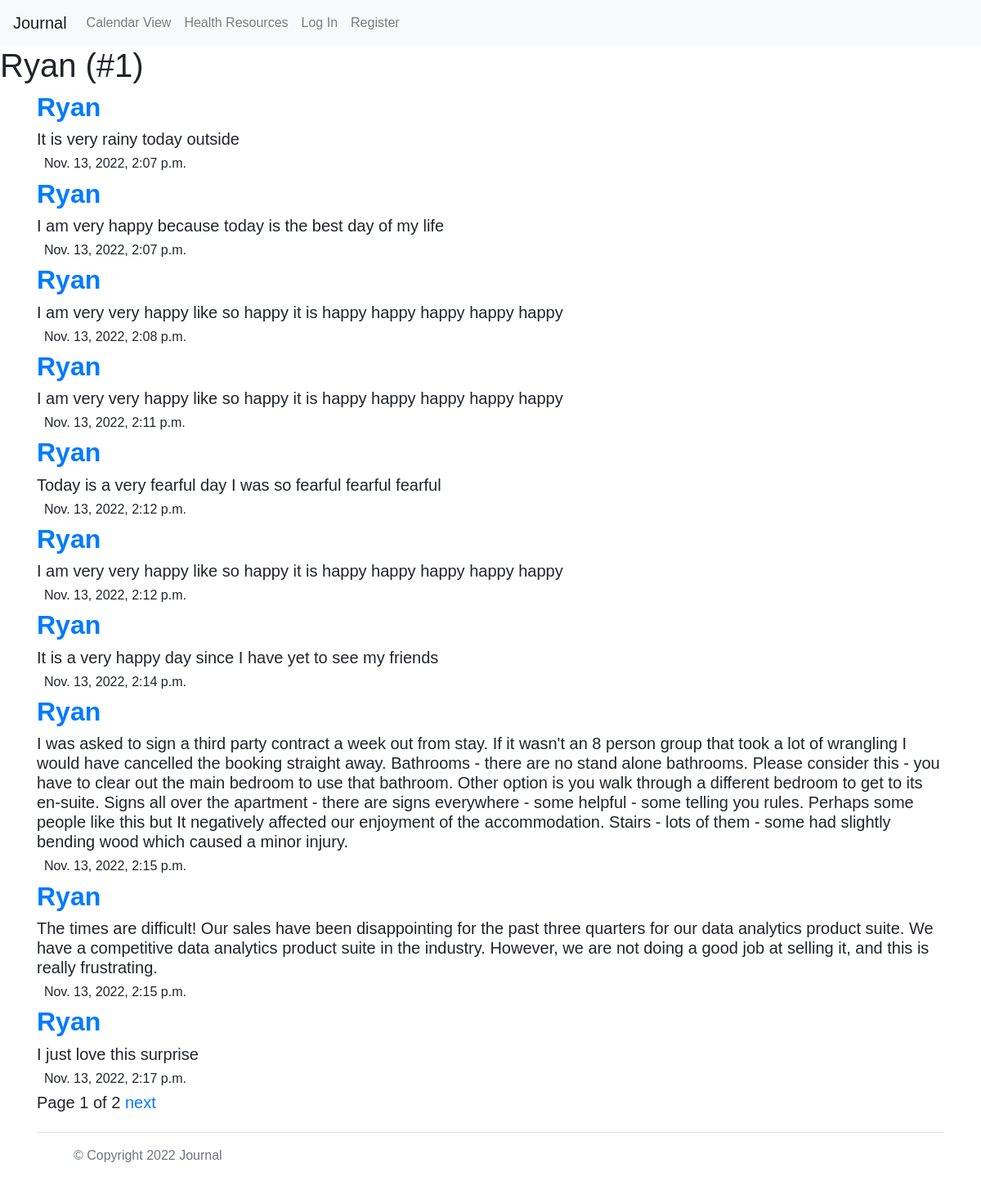
The app's page /profile/1 with its own data.
### network/models.py (models this page shows, shortened)
class User(AbstractUser):
    pass

class Post(models.Model):
    content = models.CharField(max_length=1000)
    time = models.DateTimeField(default=timezone.now)
    owner = models.ForeignKey('User', on_delete=models.CASCADE, related_name="post_profile")
    sentiment = models.IntegerField()
    image = models.ImageField(default='default.png')

### network/views.py (the view)
# urls.py: path("profile/<int:profile_id>", views.profile, name="profile"),
def profile(request, profile_id):
    profile = Profile.objects.get(user=profile_id)
    userpost = Post.objects.filter(owner=profile_id)
    paginator = Paginator(userpost, 10)
    page_number = request.GET.get('page')
    page_obj = paginator.get_page(page_number)
    return render(request, "network/profile.html",{
        "posts" : page_obj,
        "profile": profile,
        "userName": profile.user.username,
        "id": profile_id,
    })

### network/templates/network/profile.html (shortened to what this page needs)
{% extends "network/layout.html" %}
{% load static %}
{% block body %}
    <div class="form">
        <h1>{{ userName }} (#{{ id }})</h1>
    </div>
    {% for post in posts %}
        <div class="container">
            <a href="{% url 'profile' post.owner.id %}"><h2 class="profile_{{post.owner.id}}" data-profile="{{post.owner.id}}" style="font-weight: bold;" >{{ post.owner }}</h2></a>
            <h5>{{ post.content }}</h5>
            <h6>&nbsp; {{ post.time }}</h6>
        </div>
    {% endfor %}
<h5 class="container" style="border-style: hidden;">
    Page {{ posts.number }} of {{ posts.paginator.num_pages }}
    {% if posts.has_next %}
        <a href="?page={{ posts.next_page_number }}">next</a>
    {% endif %}
</h5>
{% endblock %}

### network/static/network/styles.css (style rules this page uses)
* { padding: 0; margin: 0; font-family: sans-serif; }
::placeholder { color: black; }

### records on screen
User: username "Ryan"
Post: owner "Ryan", content "It is very rainy today outside", time "Nov. 13, 2022, 2:07 p.m."
Post: owner "Ryan", content "I am very happy because today is the best day of my life", time "Nov. 13, 2022, 2:07 p.m."
Post: owner "Ryan", content "I am very very happy like so happy it is happy happy happy happy happy", time "Nov. 13, 2022, 2:08 p.m."
Post: owner "Ryan", content "I am very very happy like so happy it is happy happy happy happy happy", time "Nov. 13, 2022, 2:11 p.m."
Post: owner "Ryan", content "Today is a very fearful day I was so fearful fearful fearful", time "Nov. 13, 2022, 2:12 p.m."
Post: owner "Ryan", content "I am very very happy like so happy it is happy happy happy happy happy", time "Nov. 13, 2022, 2:12 p.m."
Post: owner "Ryan", content "It is a very happy day since I have yet to see my friends", time "Nov. 13, 2022, 2:14 p.m."
Post: owner "Ryan", content "I was asked to sign a third party contract a week out from stay. If it wasn't an 8 person group that took a lot of wrangling I would have cancelled the booking straight away. Bathrooms - there are no stand alone bathrooms. Please consider this - you have to clear out the main bedroom to use that bathroom. Other option is you walk through a different bedroom to get to its en-suite. Signs all over the apartment - there are signs everywhere - some helpful - some telling you rules. Perhaps some people like this but It negatively affected our enjoyment of the accommodation. Stairs - lots of them - some had slightly bending wood which caused a minor injury.", time "Nov. 13, 2022, 2:15 p.m."
Post: owner "Ryan", content "The times are difficult! Our sales have been disappointing for the past three quarters for our data analytics product suite. We have a competitive data analytics product suite in the industry. However, we are not doing a good job at selling it, and this is really frustrating.", time "Nov. 13, 2022, 2:15 p.m."
Post: owner "Ryan", content "I just love this surprise", time "Nov. 13, 2022, 2:17 p.m."

### other values on screen
{{ id }} "1"
{{ posts.number }} "1"
{{ posts.paginator.num_pages }} "2"
